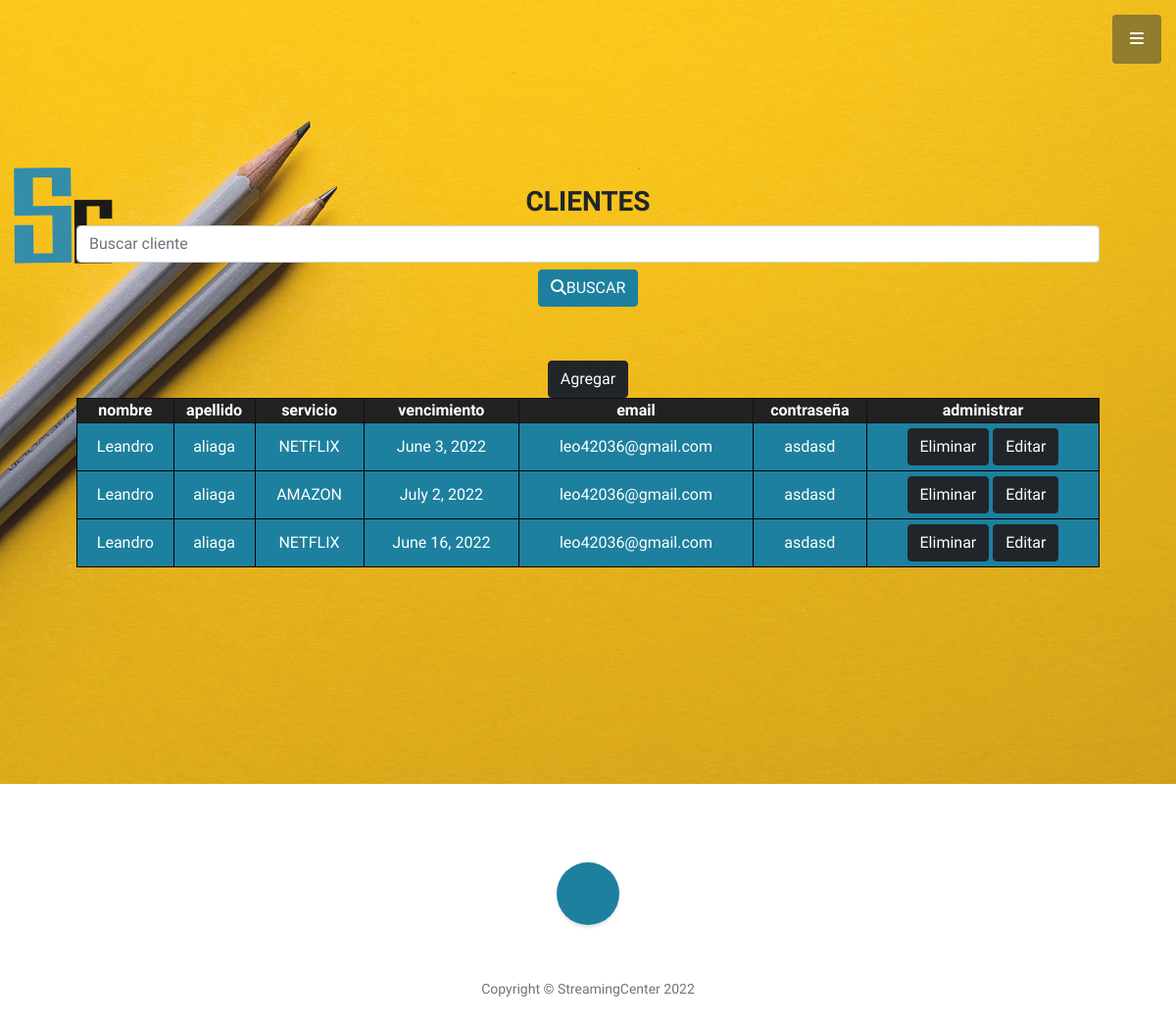
/clientesdata/ (signed in), run on an earlier commit of the app's database.
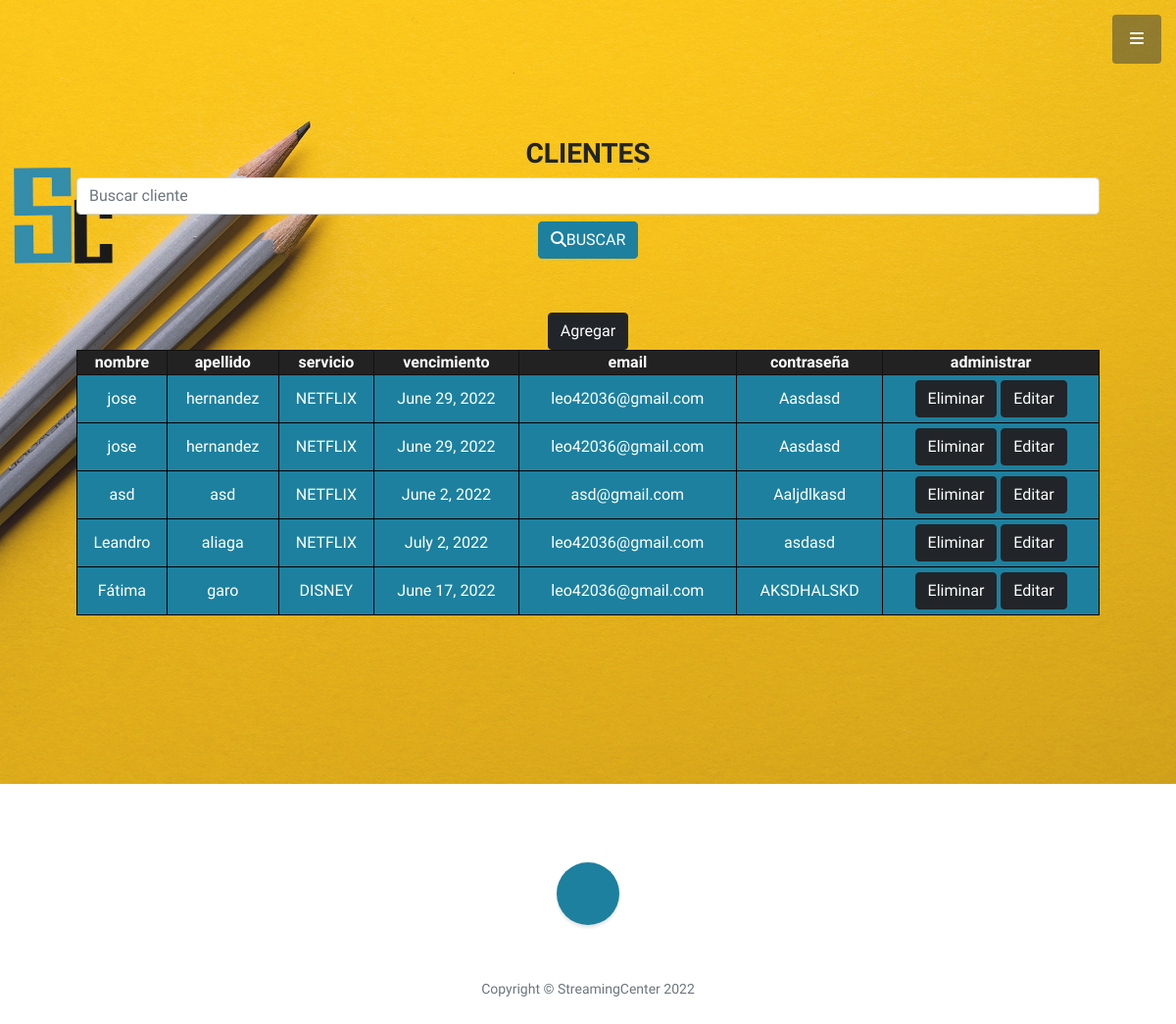
And on a later commit of the database.
### clientes/models.py (models this page shows, shortened)
class Cliente(models.Model):
    nombre = models.CharField(max_length=30)
    apellido = models.CharField(max_length=30)
    fechaVencimiento = models.DateField()
    email = models.EmailField(max_length=254)
    contraseña = models.CharField(max_length=30)
    servicio = models.CharField(max_length=30)

### clientes/views.py (the view, shortened to what this page needs)
# urls.py: path('clientesdata/', MostrarDatosClientes.as_view(), name='mostrarDatosClientes'),
class MostrarDatosClientes(LoginRequiredMixin, ListView):
    model = Cliente
    template_name = 'clientes/mostrar_datos_clientes.html'
    def get(self, request):
        clientes = Cliente.objects.all().order_by('-nombre')
        return render(request, self.template_name, {'clientes': clientes})

### Templates/clientes/mostrar_datos_clientes.html (shortened to what this page needs)
{% extends "clientes/padre.html"  %}
{% load static %}
{% block header %}
<section class="" id="clientes">
    <header class="masthead d-flex align-items-center">
        <div class="container px-4 px-lg-5 text-center">
            <div>
                <h3>CLIENTES </h3>
                    <form class="navbar-search" method="POST"> {% csrf_token %}
                        <input type="text" class="form-control" placeholder="Buscar cliente" name="buscar_cliente" value="">
                        <div class = "btn">
                            <button class="btn btn-primary "><i class="fas fa-search"></i>BUSCAR</button>
                        </div>
                    </form>
                    <table>
                        <tr>
                            <button class = "btn btn-primary btn-dark">
                                <a href="{% url 'agregarCliente' %}"> Agregar</a></a>
                            </button>
                            <th><strong>nombre</strong></th>
                            <th><strong>apellido</strong></th>
                            <th><strong>servicio</strong></th>
                            <th><strong>vencimiento</strong></th>
                            <th><strong>email</strong></th>
                            <th><strong>contraseña</strong></th>
                            <th><strong>administrar</strong></th>
                        </tr>
                        {% for c in clientes %}
                        <tr>
                            <td>{{c.nombre}}</td>
                            <td>{{c.apellido}}</td>
                            <td>{{c.servicio}}</td>
                            <td>{{c.fechaVencimiento}}</td>
                            <td>{{c.email}}</td>
                            <td>{{c.contraseña}}</td>
                            <td>
                                <button class = "btn btn-primary btn-dark">
                                    <a href="{% url 'eliminarCliente' c.id %}"> Eliminar</a></a>
                                </button>
                                <button class = "btn btn-primary btn-dark">
                                    <a href="{% url 'editarCliente' c.id %}"> Editar</a></a>
                                </button>
                            </td>
                        </tr>
                        {% endfor %}
                    </table>
            </div>
        </div>
    </header>
</section>
{% endblock %}

What changed in the data, as far as the page shows it:
removed Cliente: nombre "Leandro", apellido "aliaga", servicio "NETFLIX", fechaVencimiento "June 3, 2022", email "leo42036@gmail.com", contraseña "asdasd"
removed Cliente: nombre "Leandro", apellido "aliaga", servicio "NETFLIX", fechaVencimiento "June 16, 2022", email "leo42036@gmail.com", contraseña "asdasd"
added Cliente: nombre "jose", apellido "hernandez", servicio "NETFLIX", fechaVencimiento "June 29, 2022", email "leo42036@gmail.com", contraseña "Aasdasd"
added Cliente: nombre "jose", apellido "hernandez", servicio "NETFLIX", fechaVencimiento "June 29, 2022", email "leo42036@gmail.com", contraseña "Aasdasd"
added Cliente: nombre "asd", apellido "asd", servicio "NETFLIX", fechaVencimiento "June 2, 2022", email "asd@gmail.com", contraseña "Aaljdlkasd"
changed Cliente "Leandro": servicio "AMAZON" → "NETFLIX"
added Cliente: nombre "Fátima", apellido "garo", servicio "DISNEY", fechaVencimiento "June 17, 2022", email "leo42036@gmail.com", contraseña "AKSDHALSKD"
